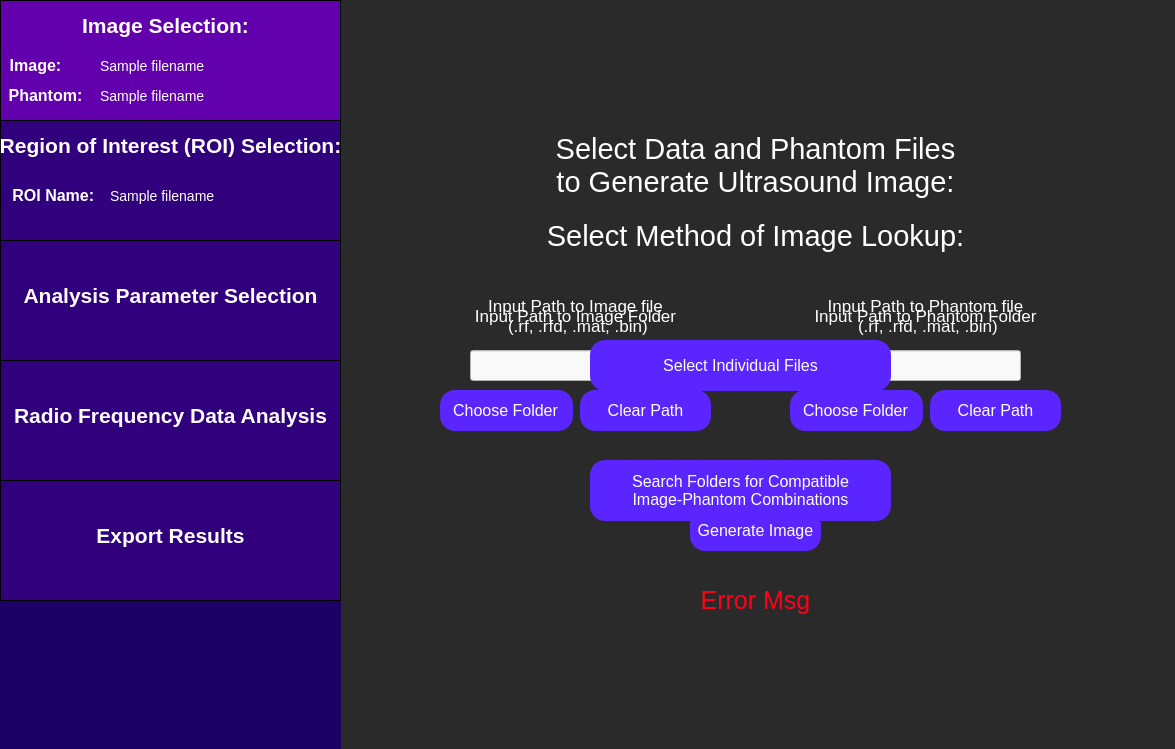
<?xml version="1.0" encoding="UTF-8"?>
<ui version="4.0">
 <class>selectImage</class>
 <widget class="QWidget" name="selectImage">
  <property name="geometry">
   <rect>
    <x>0</x>
    <y>0</y>
    <width>1175</width>
    <height>749</height>
   </rect>
  </property>
  <property name="windowTitle">
   <string>Select Ultrasound Image</string>
  </property>
  <property name="styleSheet">
   <string notr="true">QWidget {
	background: rgb(42, 42, 42);
}</string>
  </property>
  <widget class="QLabel" name="selectDataLabel">
   <property name="geometry">
    <rect>
     <x>540</x>
     <y>100</y>
     <width>431</width>
     <height>131</height>
    </rect>
   </property>
   <property name="styleSheet">
    <string notr="true">QLabel {
	font-size: 29px;
	color: rgb(255, 255, 255);
	background-color: rgba(255, 255, 255, 0);
}</string>
   </property>
   <property name="text">
    <string>Select Data and Phantom Files to Generate Ultrasound Image:</string>
   </property>
   <property name="textFormat">
    <enum>Qt::AutoText</enum>
   </property>
   <property name="scaledContents">
    <bool>false</bool>
   </property>
   <property name="alignment">
    <set>Qt::AlignCenter</set>
   </property>
   <property name="wordWrap">
    <bool>true</bool>
   </property>
  </widget>
  <widget class="QLabel" name="phantomPathLabel">
   <property name="geometry">
    <rect>
     <x>790</x>
     <y>290</y>
     <width>271</width>
     <height>51</height>
    </rect>
   </property>
   <property name="styleSheet">
    <string notr="true">QLabel {
	background-color: rgba(255, 255, 255, 0);
	color: white;
	font-size: 17px;
}</string>
   </property>
   <property name="text">
    <string>Input Path to Phantom file
 (.rf, .rfd, .mat, .bin)</string>
   </property>
   <property name="alignment">
    <set>Qt::AlignCenter</set>
   </property>
   <property name="textInteractionFlags">
    <set>Qt::NoTextInteraction</set>
   </property>
  </widget>
  <widget class="QPushButton" name="choosePhantomFileButton">
   <property name="geometry">
    <rect>
     <x>792</x>
     <y>390</y>
     <width>131</width>
     <height>41</height>
    </rect>
   </property>
   <property name="styleSheet">
    <string notr="true">QPushButton {
	color: white;
	font-size: 16px;
	background: rgb(90, 37, 255);
	border-radius: 15px;
}</string>
   </property>
   <property name="text">
    <string>Choose File</string>
   </property>
  </widget>
  <widget class="QLineEdit" name="phantomPathInput">
   <property name="geometry">
    <rect>
     <x>820</x>
     <y>350</y>
     <width>201</width>
     <height>31</height>
    </rect>
   </property>
   <property name="styleSheet">
    <string notr="true">QLineEdit {
	background-color: rgb(249, 249, 249);
	color: black;
}</string>
   </property>
  </widget>
  <widget class="QPushButton" name="clearPhantomPathButton">
   <property name="geometry">
    <rect>
     <x>930</x>
     <y>390</y>
     <width>131</width>
     <height>41</height>
    </rect>
   </property>
   <property name="styleSheet">
    <string notr="true">QPushButton {
	color: white;
	font-size: 16px;
	background: rgb(90, 37, 255);
	border-radius: 15px;
}</string>
   </property>
   <property name="text">
    <string>Clear Path</string>
   </property>
  </widget>
  <widget class="QLabel" name="imagePathLabel">
   <property name="geometry">
    <rect>
     <x>440</x>
     <y>290</y>
     <width>271</width>
     <height>51</height>
    </rect>
   </property>
   <property name="styleSheet">
    <string notr="true">QLabel {
	background-color: rgba(255, 255, 255, 0);
	color: white;
	font-size: 17px;
}</string>
   </property>
   <property name="text">
    <string>Input Path to Image file
 (.rf, .rfd, .mat, .bin)</string>
   </property>
   <property name="alignment">
    <set>Qt::AlignCenter</set>
   </property>
   <property name="textInteractionFlags">
    <set>Qt::NoTextInteraction</set>
   </property>
  </widget>
  <widget class="QPushButton" name="chooseImageFileButton">
   <property name="geometry">
    <rect>
     <x>442</x>
     <y>390</y>
     <width>131</width>
     <height>41</height>
    </rect>
   </property>
   <property name="styleSheet">
    <string notr="true">QPushButton {
	color: white;
	font-size: 16px;
	background: rgb(90, 37, 255);
	border-radius: 15px;
}</string>
   </property>
   <property name="text">
    <string>Choose File</string>
   </property>
  </widget>
  <widget class="QLineEdit" name="imagePathInput">
   <property name="geometry">
    <rect>
     <x>470</x>
     <y>350</y>
     <width>201</width>
     <height>31</height>
    </rect>
   </property>
   <property name="styleSheet">
    <string notr="true">QLineEdit {
	background-color: rgb(249, 249, 249);
	color: black;
}</string>
   </property>
  </widget>
  <widget class="QPushButton" name="clearImagePathButton">
   <property name="geometry">
    <rect>
     <x>580</x>
     <y>390</y>
     <width>131</width>
     <height>41</height>
    </rect>
   </property>
   <property name="styleSheet">
    <string notr="true">QPushButton {
	color: white;
	font-size: 16px;
	background: rgb(90, 37, 255);
	border-radius: 15px;
}</string>
   </property>
   <property name="text">
    <string>Clear Path</string>
   </property>
  </widget>
  <widget class="QPushButton" name="generateImageButton">
   <property name="geometry">
    <rect>
     <x>690</x>
     <y>510</y>
     <width>131</width>
     <height>41</height>
    </rect>
   </property>
   <property name="styleSheet">
    <string notr="true">QPushButton {
	color: white;
	font-size: 16px;
	background: rgb(90, 37, 255);
	border-radius: 15px;
}</string>
   </property>
   <property name="text">
    <string>Generate Image</string>
   </property>
  </widget>
  <widget class="QLabel" name="selectImageErrorMsg">
   <property name="geometry">
    <rect>
     <x>700</x>
     <y>580</y>
     <width>111</width>
     <height>41</height>
    </rect>
   </property>
   <property name="styleSheet">
    <string notr="true">QLabel {
	color: rgb(255, 0, 23);
	font-size: 25px;
	background-color: rgba(255, 255, 255, 0);
}</string>
   </property>
   <property name="text">
    <string>Error Msg</string>
   </property>
   <property name="alignment">
    <set>Qt::AlignCenter</set>
   </property>
  </widget>
  <widget class="QLabel" name="imagePathFolderLabel">
   <property name="geometry">
    <rect>
     <x>440</x>
     <y>290</y>
     <width>271</width>
     <height>51</height>
    </rect>
   </property>
   <property name="styleSheet">
    <string notr="true">QLabel {
	background-color: rgba(255, 255, 255, 0);
	color: white;
	font-size: 17px;
}</string>
   </property>
   <property name="text">
    <string>Input Path to Image Folder</string>
   </property>
   <property name="alignment">
    <set>Qt::AlignCenter</set>
   </property>
   <property name="textInteractionFlags">
    <set>Qt::NoTextInteraction</set>
   </property>
  </widget>
  <widget class="QLabel" name="phantomPathFolderLabel">
   <property name="geometry">
    <rect>
     <x>790</x>
     <y>290</y>
     <width>271</width>
     <height>51</height>
    </rect>
   </property>
   <property name="styleSheet">
    <string notr="true">QLabel {
	background-color: rgba(255, 255, 255, 0);
	color: white;
	font-size: 17px;
}</string>
   </property>
   <property name="text">
    <string>Input Path to Phantom Folder</string>
   </property>
   <property name="alignment">
    <set>Qt::AlignCenter</set>
   </property>
   <property name="textInteractionFlags">
    <set>Qt::NoTextInteraction</set>
   </property>
  </widget>
  <widget class="QPushButton" name="choosePhantomFolderButton">
   <property name="geometry">
    <rect>
     <x>790</x>
     <y>390</y>
     <width>131</width>
     <height>41</height>
    </rect>
   </property>
   <property name="styleSheet">
    <string notr="true">QPushButton {
	color: white;
	font-size: 16px;
	background: rgb(90, 37, 255);
	border-radius: 15px;
}</string>
   </property>
   <property name="text">
    <string>Choose Folder</string>
   </property>
  </widget>
  <widget class="QPushButton" name="chooseImageFolderButton">
   <property name="geometry">
    <rect>
     <x>440</x>
     <y>390</y>
     <width>131</width>
     <height>41</height>
    </rect>
   </property>
   <property name="styleSheet">
    <string notr="true">QPushButton {
	color: white;
	font-size: 16px;
	background: rgb(90, 37, 255);
	border-radius: 15px;
}</string>
   </property>
   <property name="text">
    <string>Choose Folder</string>
   </property>
  </widget>
  <widget class="QLabel" name="selectImageMethodLabel">
   <property name="geometry">
    <rect>
     <x>540</x>
     <y>170</y>
     <width>431</width>
     <height>131</height>
    </rect>
   </property>
   <property name="styleSheet">
    <string notr="true">QLabel {
	font-size: 29px;
	color: rgb(255, 255, 255);
	background-color: rgba(255, 255, 255, 0);
}</string>
   </property>
   <property name="text">
    <string>Select Method of Image Lookup:</string>
   </property>
   <property name="textFormat">
    <enum>Qt::AutoText</enum>
   </property>
   <property name="scaledContents">
    <bool>false</bool>
   </property>
   <property name="alignment">
    <set>Qt::AlignCenter</set>
   </property>
   <property name="wordWrap">
    <bool>true</bool>
   </property>
  </widget>
  <widget class="QPushButton" name="selectIndFilesButton">
   <property name="geometry">
    <rect>
     <x>590</x>
     <y>340</y>
     <width>301</width>
     <height>51</height>
    </rect>
   </property>
   <property name="toolTip">
    <string>&lt;html&gt;&lt;head/&gt;&lt;body&gt;&lt;p&gt;&lt;br/&gt;&lt;/p&gt;&lt;/body&gt;&lt;/html&gt;</string>
   </property>
   <property name="styleSheet">
    <string notr="true">QPushButton {
	color: white;
	font-size: 16px;
	background: rgb(90, 37, 255);
	border-radius: 15px;
}</string>
   </property>
   <property name="text">
    <string>Select Individual Files</string>
   </property>
  </widget>
  <widget class="QPushButton" name="selectFoldersButton">
   <property name="geometry">
    <rect>
     <x>590</x>
     <y>460</y>
     <width>301</width>
     <height>61</height>
    </rect>
   </property>
   <property name="styleSheet">
    <string notr="true">QPushButton {
	color: white;
	font-size: 16px;
	background: rgb(90, 37, 255);
	border-radius: 15px;
}</string>
   </property>
   <property name="text">
    <string>Search Folders for Compatible
Image-Phantom Combinations</string>
   </property>
  </widget>
  <widget class="QWidget" name="sidebar" native="true">
   <property name="geometry">
    <rect>
     <x>0</x>
     <y>0</y>
     <width>341</width>
     <height>751</height>
    </rect>
   </property>
   <property name="toolTip">
    <string>&lt;html&gt;&lt;head/&gt;&lt;body&gt;&lt;p&gt;&lt;br/&gt;&lt;/p&gt;&lt;/body&gt;&lt;/html&gt;</string>
   </property>
   <property name="styleSheet">
    <string notr="true">QWidget {
	background-color: rgb(28, 0, 101);
}</string>
   </property>
   <widget class="QFrame" name="imageSelectionSidebar">
    <property name="geometry">
     <rect>
      <x>0</x>
      <y>0</y>
      <width>341</width>
      <height>121</height>
     </rect>
    </property>
    <property name="styleSheet">
     <string notr="true">QFrame {
	background-color: rgb(99, 0, 174);
	border: 1px solid black;
}</string>
    </property>
    <property name="frameShape">
     <enum>QFrame::StyledPanel</enum>
    </property>
    <property name="frameShadow">
     <enum>QFrame::Raised</enum>
    </property>
    <widget class="QLabel" name="imageSelectionLabelSidebar">
     <property name="geometry">
      <rect>
       <x>70</x>
       <y>0</y>
       <width>191</width>
       <height>51</height>
      </rect>
     </property>
     <property name="styleSheet">
      <string notr="true">QLabel {
	font-size: 21px;
	color: rgb(255, 255, 255);
	background-color: rgba(255, 255, 255, 0);
	border: 0px;
	font-weight: bold;
}</string>
     </property>
     <property name="text">
      <string>Image Selection:</string>
     </property>
     <property name="alignment">
      <set>Qt::AlignCenter</set>
     </property>
    </widget>
    <widget class="QLabel" name="imageLabel">
     <property name="geometry">
      <rect>
       <x>-60</x>
       <y>40</y>
       <width>191</width>
       <height>51</height>
      </rect>
     </property>
     <property name="styleSheet">
      <string notr="true">QLabel {
	font-size: 16px;
	color: rgb(255, 255, 255);
	background-color: rgba(255, 255, 255, 0);
	border: 0px;
	font-weight: bold;
}</string>
     </property>
     <property name="text">
      <string>Image:</string>
     </property>
     <property name="alignment">
      <set>Qt::AlignCenter</set>
     </property>
    </widget>
    <widget class="QLabel" name="phantomLabel">
     <property name="geometry">
      <rect>
       <x>-50</x>
       <y>70</y>
       <width>191</width>
       <height>51</height>
      </rect>
     </property>
     <property name="styleSheet">
      <string notr="true">QLabel {
	font-size: 16px;
	color: rgb(255, 255, 255);
	background-color: rgba(255, 255, 255, 0);
	border: 0px;
	font-weight: bold
}</string>
     </property>
     <property name="text">
      <string>Phantom:</string>
     </property>
     <property name="alignment">
      <set>Qt::AlignCenter</set>
     </property>
    </widget>
    <widget class="QLabel" name="imageFilenameDisplay">
     <property name="geometry">
      <rect>
       <x>100</x>
       <y>40</y>
       <width>241</width>
       <height>51</height>
      </rect>
     </property>
     <property name="styleSheet">
      <string notr="true">QLabel {
	font-size: 14px;
	color: rgb(255, 255, 255);
	background-color: rgba(255, 255, 255, 0);
	border: 0px;
}</string>
     </property>
     <property name="text">
      <string>Sample filename </string>
     </property>
     <property name="alignment">
      <set>Qt::AlignLeading|Qt::AlignLeft|Qt::AlignVCenter</set>
     </property>
    </widget>
    <widget class="QLabel" name="phantomFilenameDisplay">
     <property name="geometry">
      <rect>
       <x>100</x>
       <y>70</y>
       <width>241</width>
       <height>51</height>
      </rect>
     </property>
     <property name="styleSheet">
      <string notr="true">QLabel {
	font-size: 14px;
	color: rgb(255, 255, 255);
	background-color: rgba(255, 255, 255, 0);
	border: 0px;
}</string>
     </property>
     <property name="text">
      <string>Sample filename </string>
     </property>
     <property name="alignment">
      <set>Qt::AlignLeading|Qt::AlignLeft|Qt::AlignVCenter</set>
     </property>
    </widget>
   </widget>
   <widget class="QFrame" name="roiSidebar">
    <property name="geometry">
     <rect>
      <x>0</x>
      <y>120</y>
      <width>341</width>
      <height>121</height>
     </rect>
    </property>
    <property name="styleSheet">
     <string notr="true">QFrame {
	background-color: rgb(49, 0, 124);
	border: 1px solid black;
}</string>
    </property>
    <property name="frameShape">
     <enum>QFrame::StyledPanel</enum>
    </property>
    <property name="frameShadow">
     <enum>QFrame::Raised</enum>
    </property>
    <widget class="QLabel" name="roiSidebarLabel">
     <property name="geometry">
      <rect>
       <x>0</x>
       <y>0</y>
       <width>341</width>
       <height>51</height>
      </rect>
     </property>
     <property name="styleSheet">
      <string notr="true">QLabel {
	font-size: 21px;
	color: rgb(255, 255, 255);
	background-color: rgba(255, 255, 255, 0);
	border: 0px;
	font-weight: bold;
}</string>
     </property>
     <property name="text">
      <string>Region of Interest (ROI) Selection:</string>
     </property>
     <property name="alignment">
      <set>Qt::AlignCenter</set>
     </property>
    </widget>
    <widget class="QLabel" name="roiTitleLabel">
     <property name="geometry">
      <rect>
       <x>-40</x>
       <y>50</y>
       <width>191</width>
       <height>51</height>
      </rect>
     </property>
     <property name="styleSheet">
      <string notr="true">QLabel {
	font-size: 16px;
	color: rgb(255, 255, 255);
	background-color: rgba(255, 255, 255, 0);
	border: 0px;
	font-weight: bold;
}</string>
     </property>
     <property name="text">
      <string>ROI Name: </string>
     </property>
     <property name="alignment">
      <set>Qt::AlignCenter</set>
     </property>
    </widget>
    <widget class="QLabel" name="roiNameDisplay">
     <property name="geometry">
      <rect>
       <x>110</x>
       <y>50</y>
       <width>241</width>
       <height>51</height>
      </rect>
     </property>
     <property name="styleSheet">
      <string notr="true">QLabel {
	font-size: 14px;
	color: rgb(255, 255, 255);
	background-color: rgba(255, 255, 255, 0);
	border: 0px;
}</string>
     </property>
     <property name="text">
      <string>Sample filename </string>
     </property>
     <property name="alignment">
      <set>Qt::AlignLeading|Qt::AlignLeft|Qt::AlignVCenter</set>
     </property>
    </widget>
   </widget>
   <widget class="QFrame" name="rfAnalysisSidebar">
    <property name="geometry">
     <rect>
      <x>0</x>
      <y>360</y>
      <width>341</width>
      <height>121</height>
     </rect>
    </property>
    <property name="styleSheet">
     <string notr="true">QFrame {
	background-color:  rgb(49, 0, 124);
	border: 1px solid black;
}</string>
    </property>
    <property name="frameShape">
     <enum>QFrame::StyledPanel</enum>
    </property>
    <property name="frameShadow">
     <enum>QFrame::Raised</enum>
    </property>
    <widget class="QLabel" name="rfAnalysisLabel">
     <property name="geometry">
      <rect>
       <x>0</x>
       <y>30</y>
       <width>341</width>
       <height>51</height>
      </rect>
     </property>
     <property name="styleSheet">
      <string notr="true">QLabel {
	font-size: 21px;
	color: rgb(255, 255, 255);
	background-color: rgba(255, 255, 255, 0);
	border: 0px;
	font-weight: bold;
}</string>
     </property>
     <property name="text">
      <string>Radio Frequency Data Analysis</string>
     </property>
     <property name="alignment">
      <set>Qt::AlignCenter</set>
     </property>
    </widget>
   </widget>
   <widget class="QFrame" name="exportResultsSidebar">
    <property name="geometry">
     <rect>
      <x>0</x>
      <y>480</y>
      <width>341</width>
      <height>121</height>
     </rect>
    </property>
    <property name="styleSheet">
     <string notr="true">QFrame {
	background-color:  rgb(49, 0, 124);
	border: 1px solid black;
}</string>
    </property>
    <property name="frameShape">
     <enum>QFrame::StyledPanel</enum>
    </property>
    <property name="frameShadow">
     <enum>QFrame::Raised</enum>
    </property>
    <widget class="QLabel" name="exportResultsLabel">
     <property name="geometry">
      <rect>
       <x>20</x>
       <y>30</y>
       <width>301</width>
       <height>51</height>
      </rect>
     </property>
     <property name="styleSheet">
      <string notr="true">QLabel {
	font-size: 21px;
	color: rgb(255, 255, 255);
	background-color: rgba(255, 255, 255, 0);
	border: 0px;
	font-weight: bold;
}</string>
     </property>
     <property name="text">
      <string>Export Results</string>
     </property>
     <property name="alignment">
      <set>Qt::AlignCenter</set>
     </property>
    </widget>
   </widget>
  </widget>
  <widget class="QFrame" name="analysisParamsSidebar">
   <property name="geometry">
    <rect>
     <x>0</x>
     <y>240</y>
     <width>341</width>
     <height>121</height>
    </rect>
   </property>
   <property name="styleSheet">
    <string notr="true">QFrame {
	background-color: rgb(49, 0, 124);
	border: 1px solid black;
}</string>
   </property>
   <property name="frameShape">
    <enum>QFrame::StyledPanel</enum>
   </property>
   <property name="frameShadow">
    <enum>QFrame::Raised</enum>
   </property>
   <widget class="QLabel" name="analysisParamsLabel">
    <property name="geometry">
     <rect>
      <x>0</x>
      <y>30</y>
      <width>341</width>
      <height>51</height>
     </rect>
    </property>
    <property name="styleSheet">
     <string notr="true">QLabel {
	font-size: 21px;
	color: rgb(255, 255, 255);
	background-color: rgba(255, 255, 255, 0);
	border: 0px;
	font-weight:bold;
}</string>
    </property>
    <property name="text">
     <string>Analysis Parameter Selection</string>
    </property>
    <property name="alignment">
     <set>Qt::AlignCenter</set>
    </property>
   </widget>
  </widget>
 </widget>
 <resources/>
 <connections/>
</ui>
